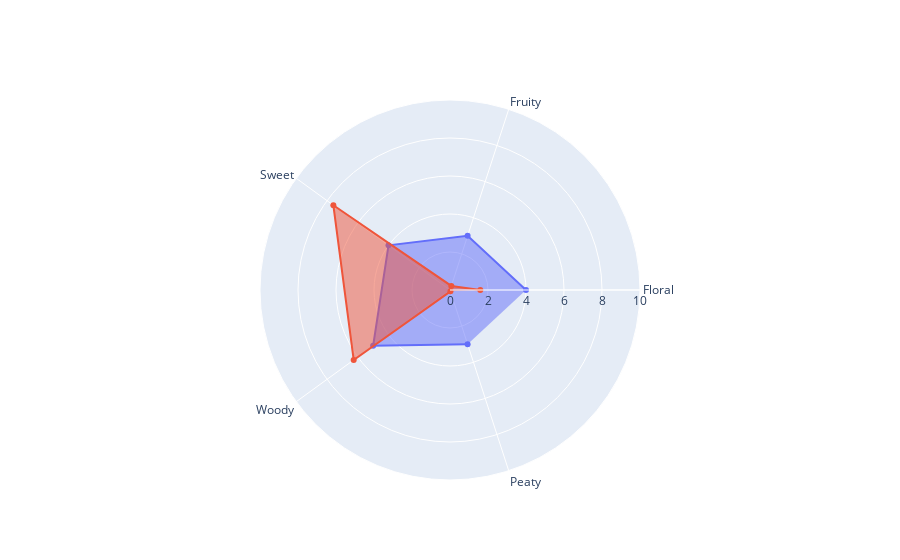

The code cell stored with this chart in its notebook:
### Code cell
compare_visual(final_OSA.mean(axis=0)*70,"000920")

### Figure 1 — Plotly figure (JSON) as saved in the notebook; plotly's stock layout.template omitted (floating-point values rounded to 4 significant figures)
{"data": [{"fill": "toself", "name": "panelist", "r": [4, 3, 4, 5, 3], "theta": ["Floral", "Fruity", "Sweet", "Woody", "Peaty"], "type": "scatterpolar"}, {"fill": "toself", "name": "MS_prediction", "r": [1.596, 0.2244, 7.588, 6.266, 0.07522], "theta": ["Floral", "Fruity", "Sweet", "Woody", "Peaty"], "type": "scatterpolar"}], "layout": {"polar": {"radialaxis": {"range": [0, 10], "visible": true}}, "showlegend": false}}
